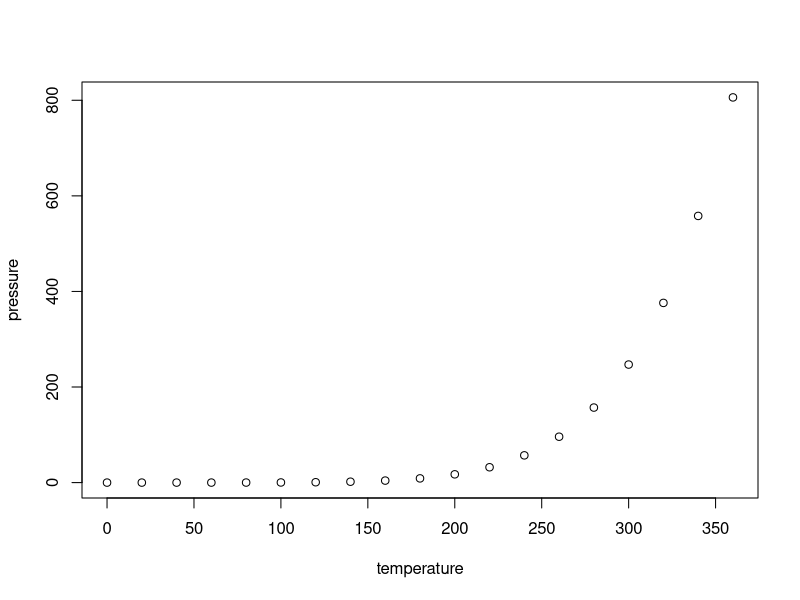
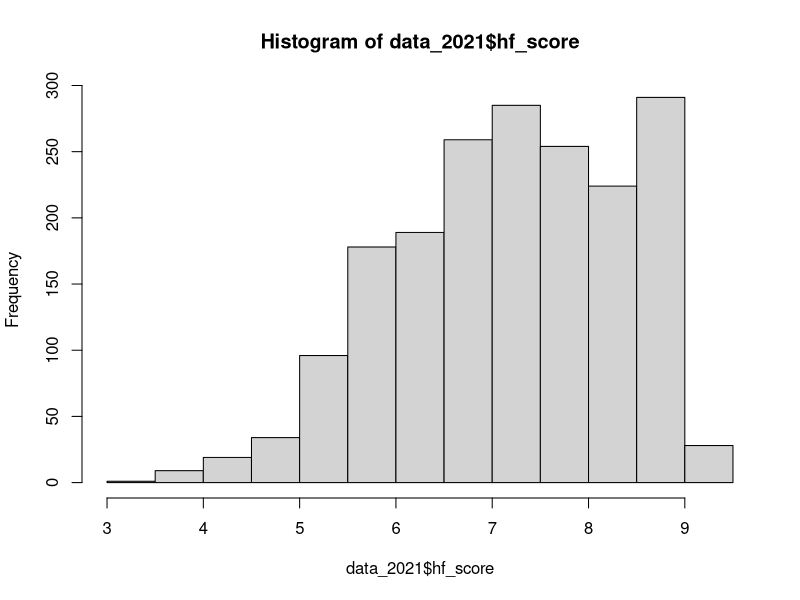

These charts were generated, in order, by the following R code:
## ---- chunk 1
knitr::opts_chunk$set(echo = TRUE)
## ---- chunk 2
summary(cars)
## ---- chunk 3
plot(pressure)
## ---- chunk 4
data_2021 <- read.csv("data/hfi_cc_2021.csv")

names(data_2021)
hist(data_2021$hf_score)

## ---- chunk 5
# select only personal freedom variables
data_pf <- data_2021[1:69]

